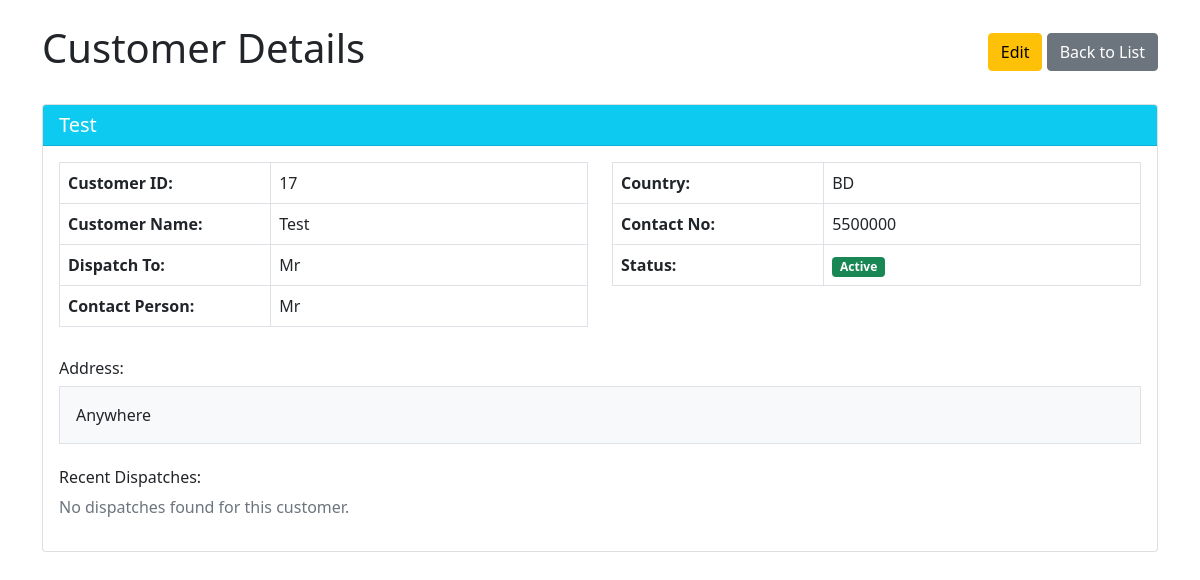
/customers/17/ (signed in), run on the app's committed database.
### dispatch_app/models.py (models this page shows, shortened)
class Customer(models.Model):
    CustomerID = models.AutoField(primary_key=True)
    Customer = models.CharField(max_length=255)
    DispatchTo = models.CharField(max_length=255, blank=True, null=True)
    Address = models.TextField(blank=True, null=True)
    Country = models.CharField(max_length=100, blank=True, null=True)
    ContactNo = models.CharField(max_length=50, blank=True, null=True)
    ContactPerson = models.CharField(max_length=255, blank=True, null=True)
    Status = models.BooleanField(default=True)
    class Meta:
        db_table = 'Customer'

### dispatch_app/views.py (the view)
# urls.py: path('customers/<int:pk>/', views.CustomerDetailView.as_view(), name='customer_detail'),
@method_decorator(login_required, name='dispatch')
class CustomerDetailView(DetailView):
    model = Customer
    template_name = 'customer_detail.html'

### templates/customer_detail.html (shortened to what this page needs)
<!DOCTYPE html>
<html>
<head>
    <link href="https://cdn.jsdelivr.net/npm/bootstrap@5.1.3/dist/css/bootstrap.min.css" rel="stylesheet">
</head>
<body>
    <div class="container mt-4">
        <div class="d-flex justify-content-between align-items-center mb-4">
            <h1>Customer Details</h1>
            <div>
                <a href="{% url 'customer_edit' customer.CustomerID %}" class="btn btn-warning">Edit</a>
                <a href="{% url 'customer_list' %}" class="btn btn-secondary">Back to List</a>
            </div>
        </div>
        <div class="card">
            <div class="card-header bg-info text-white">
                <h5 class="mb-0">{{ customer.Customer }}</h5>
            </div>
            <div class="card-body">
                <div class="row">
                    <div class="col-md-6">
                        <table class="table table-bordered">
                            <tr>
                                <th width="40%">Customer ID:</th>
                                <td>{{ customer.CustomerID }}</td>
                            </tr>
                            <tr>
                                <th>Customer Name:</th>
                                <td>{{ customer.Customer }}</td>
                            </tr>
                            <tr>
                                <th>Dispatch To:</th>
                                <td>{{ customer.DispatchTo|default:"Same as Customer" }}</td>
                            </tr>
                            <tr>
                                <th>Contact Person:</th>
                                <td>{{ customer.ContactPerson|default:"-" }}</td>
                            </tr>
                        </table>
                    </div>
                    <div class="col-md-6">
                        <table class="table table-bordered">
                            <tr>
                                <th width="40%">Country:</th>
                                <td>{{ customer.Country|default:"-" }}</td>
                            </tr>
                            <tr>
                                <th>Contact No:</th>
                                <td>{{ customer.ContactNo|default:"-" }}</td>
                            </tr>
                            <tr>
                                <th>Status:</th>
                                <td>
                                    {% if customer.Status %}
                                        <span class="badge bg-success">Active</span>
                                    {% else %}
                                        <span class="badge bg-danger">Inactive</span>
                                    {% endif %}
                                </td>
                            </tr>
                        </table>
                    </div>
                </div>
                <div class="mt-3">
                    <h6>Address:</h6>
                    <div class="border p-3 bg-light">
                        {{ customer.Address|default:"No address available" }}
                    </div>
                </div>
                <div class="mt-4">
                    <h6>Recent Dispatches:</h6>
                    {% with dispatches=customer.dispatches.all|slice:":5" %}
                        {% if dispatches %}
                        <div class="table-responsive">
                            <table class="table table-sm table-bordered">
                                <thead>
                                    <tr>
                                        <th>Dispatch ID</th>
                                        <th>Order No</th>
                                        <th>Order Date</th>
                                        <th>Status</th>
                                    </tr>
                                </thead>
                                <tbody>
                                    {% for dispatch in dispatches %}
                                    <tr>
                                        <td>{{ dispatch.DispatchID }}</td>
                                        <td>{{ dispatch.OrderNo }}</td>
                                        <td>{{ dispatch.OrderDate }}</td>
                                        <td>
                                            <span class="badge
                                                {% if dispatch.Status == 'draft' %}bg-secondary
                                                {% elif dispatch.Status == 'confirmed' %}bg-primary
                                                {% elif dispatch.Status == 'shipped' %}bg-warning
                                                {% elif dispatch.Status == 'delivered' %}bg-success
                                                {% else %}bg-danger{% endif %}">
                                                {{ dispatch.Status }}
                                            </span>
                                        </td>
                                    </tr>
                                    {% endfor %}
                                </tbody>
                            </table>
                        </div>
                        <small class="text-muted">Showing latest 5 dispatches. <a href="{% url 'home' %}">View all</a></small>
                        {% else %}
                        <p class="text-muted">No dispatches found for this customer.</p>
                        {% endif %}
                    {% endwith %}
                </div>
            </div>
        </div>
    </div>
</body>
</html>

### data on the page
Customer: Customer "Test", CustomerID "17", DispatchTo "Mr", ContactPerson "Mr", Country "BD", ContactNo "5500000", Address "Anywhere"
